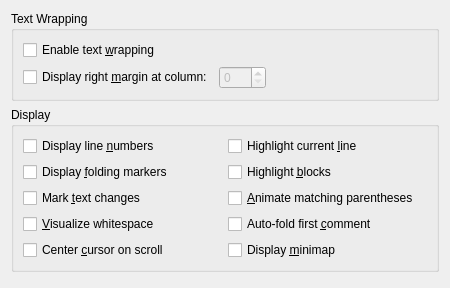
<?xml version="1.0" encoding="UTF-8"?>
<ui version="4.0">
 <class>TextEditor::DisplaySettingsPage</class>
 <widget class="QWidget" name="TextEditor::DisplaySettingsPage">
  <property name="geometry">
   <rect>
    <x>0</x>
    <y>0</y>
    <width>450</width>
    <height>288</height>
   </rect>
  </property>
  <layout class="QGridLayout" name="gridLayout_3">
   <item row="2" column="0">
    <spacer name="verticalSpacer">
     <property name="orientation">
      <enum>Qt::Vertical</enum>
     </property>
     <property name="sizeHint" stdset="0">
      <size>
       <width>20</width>
       <height>8</height>
      </size>
     </property>
    </spacer>
   </item>
   <item row="1" column="0">
    <widget class="QGroupBox" name="groupBoxDisplay">
     <property name="title">
      <string>Display</string>
     </property>
     <layout class="QGridLayout" name="gridLayout_2">
      <item row="0" column="0">
       <widget class="QCheckBox" name="displayLineNumbers">
        <property name="text">
         <string>Display line &amp;numbers</string>
        </property>
       </widget>
      </item>
      <item row="0" column="1">
       <widget class="QCheckBox" name="highlightCurrentLine">
        <property name="text">
         <string>Highlight current &amp;line</string>
        </property>
       </widget>
      </item>
      <item row="1" column="0">
       <widget class="QCheckBox" name="displayFoldingMarkers">
        <property name="text">
         <string>Display &amp;folding markers</string>
        </property>
       </widget>
      </item>
      <item row="1" column="1">
       <widget class="QCheckBox" name="highlightBlocks">
        <property name="text">
         <string>Highlight &amp;blocks</string>
        </property>
       </widget>
      </item>
      <item row="2" column="0">
       <widget class="QCheckBox" name="markTextChanges">
        <property name="text">
         <string>Mark &amp;text changes</string>
        </property>
       </widget>
      </item>
      <item row="4" column="0">
       <widget class="QCheckBox" name="visualizeWhitespace">
        <property name="toolTip">
         <string>Show tabs and spaces.</string>
        </property>
        <property name="text">
         <string>&amp;Visualize whitespace</string>
        </property>
       </widget>
      </item>
      <item row="2" column="1">
       <widget class="QCheckBox" name="animateMatchingParentheses">
        <property name="text">
         <string>&amp;Animate matching parentheses</string>
        </property>
       </widget>
      </item>
      <item row="4" column="1">
       <widget class="QCheckBox" name="autoFoldFirstComment">
        <property name="text">
         <string>Auto-fold first &amp;comment</string>
        </property>
       </widget>
      </item>
      <item row="5" column="0">
       <widget class="QCheckBox" name="centerOnScroll">
        <property name="text">
         <string>Center &amp;cursor on scroll</string>
        </property>
       </widget>
      </item>
      <item row="5" column="1">
          <widget class="QCheckBox" name="displayMiniMap">
              <property name="text">
                  <string>Display &amp;minimap</string>
              </property>
          </widget>
      </item>
     </layout>
    </widget>
   </item>
   <item row="0" column="0">
    <widget class="QGroupBox" name="groupBoxText">
     <property name="title">
      <string>Text Wrapping</string>
     </property>
     <layout class="QGridLayout" name="gridLayout">
      <item row="0" column="0">
       <widget class="QCheckBox" name="enableTextWrapping">
        <property name="text">
         <string>Enable text &amp;wrapping</string>
        </property>
       </widget>
      </item>
      <item row="1" column="0">
       <layout class="QHBoxLayout" name="horizontalLayout">
        <item>
         <widget class="QCheckBox" name="showWrapColumn">
          <property name="text">
           <string>Display right &amp;margin at column:</string>
          </property>
         </widget>
        </item>
        <item>
         <widget class="QSpinBox" name="wrapColumn">
          <property name="enabled">
           <bool>false</bool>
          </property>
          <property name="maximum">
           <number>999</number>
          </property>
         </widget>
        </item>
        <item>
         <spacer name="horizontalSpacer">
          <property name="orientation">
           <enum>Qt::Horizontal</enum>
          </property>
          <property name="sizeHint" stdset="0">
           <size>
            <width>40</width>
            <height>20</height>
           </size>
          </property>
         </spacer>
        </item>
       </layout>
      </item>
     </layout>
    </widget>
   </item>
  </layout>
 </widget>
 <resources/>
 <connections>
  <connection>
   <sender>showWrapColumn</sender>
   <signal>toggled(bool)</signal>
   <receiver>wrapColumn</receiver>
   <slot>setEnabled(bool)</slot>
   <hints>
    <hint type="sourcelabel">
     <x>238</x>
     <y>84</y>
    </hint>
    <hint type="destinationlabel">
     <x>299</x>
     <y>84</y>
    </hint>
   </hints>
  </connection>
 </connections>
</ui>
